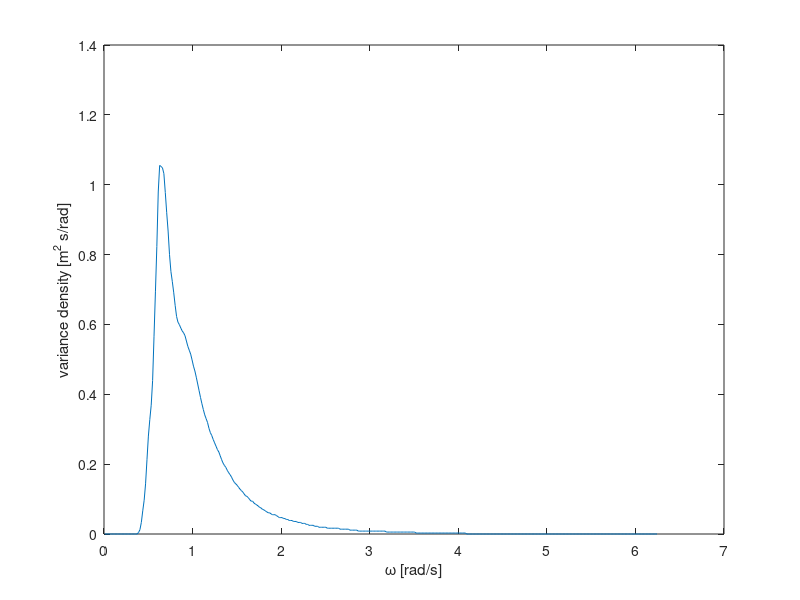

Source code (MATLAB):
VarDens=load('target_spectrum_T01_2.txt');
ff=VarDens(2:end,1);
VarD=VarDens(2:end,2);
Hs=3;
M0=trapz(ff,VarD)*2*pi;
VarD=(Hs^2/16)*VarD./M0;
h0=4*sqrt(trapz(ff,VarD)*2*pi);

VarDensSpect=[2*pi*ff VarD];
save VarDensSpect VarDensSpect
figure(5)
plot(2*pi*ff,VarD)
xlabel('\omega [rad/s]');
ylabel('variance density [m^2 s/rad]');
